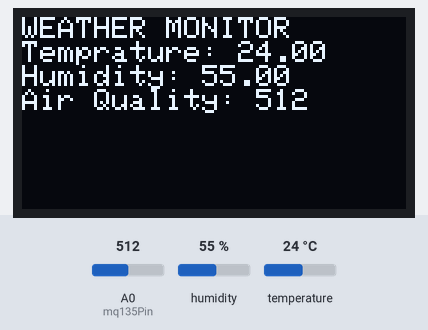
This sketch was run on a simulated ESP8266 (NodeMCU). On the bench: 128×64 one-colour display. The inputs (shaded band) are chosen by the test bench; at power-on: humidity 55 %, A0 (mq135Pin) = 512, temperature 24 °C. WiFi joins after 1.5 s; servers stay silent unless stated; what the sketch prints to the serial monitor is not drawn.

Above: at 2.7 s.
2.8 s: humidity set to 22 %
At 7.0 s:
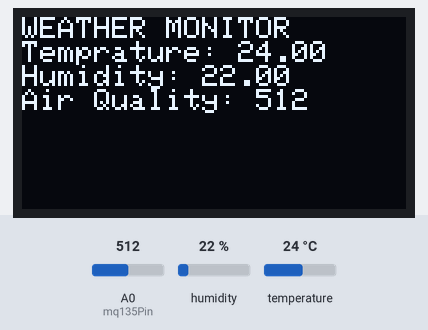
8.8 s: A0 (mq135Pin) set to 716
At 12.6 s:
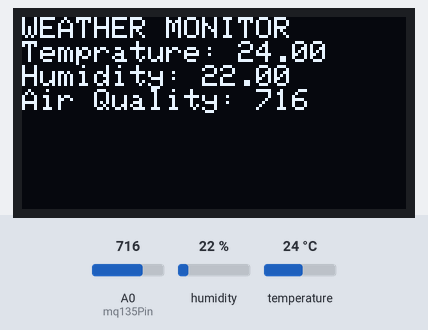
14.8 s: temperature set to 12 °C
At 18.2 s:
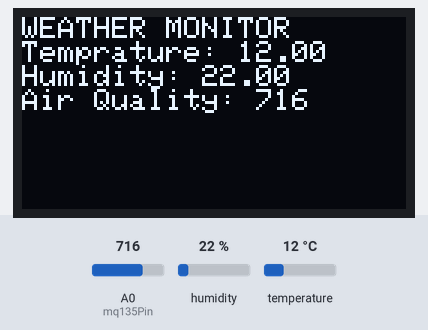
20.8 s: A0 (mq135Pin) set to 900
At 22.6 s:
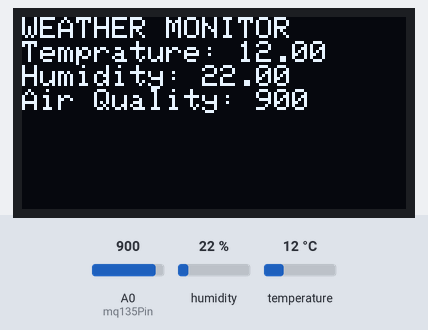
26.8 s: humidity set to 40 %
At 28.3 s:
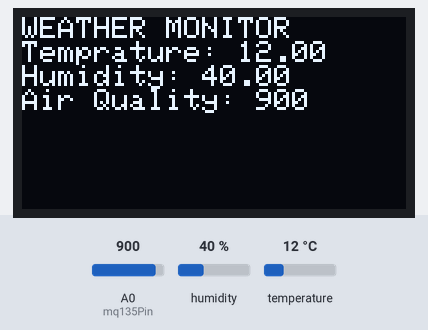
32.8 s: A0 (mq135Pin) set to 1023
At 38.3 s:
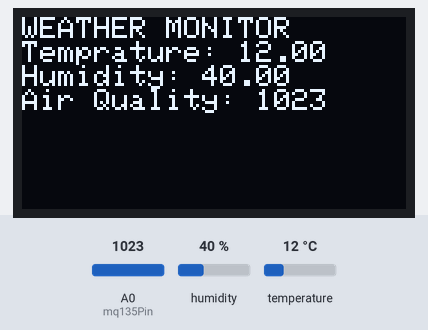
Timing chart, 0 to 39.8 s (numbered marks = the images above; inputs shaded):
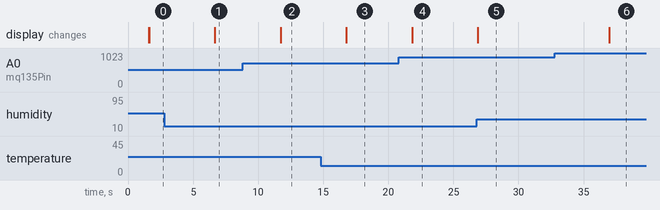

The sketch:

WetMo.ino
```cpp
#include <ESP8266WiFi.h>
#include <DHT.h>
#include <OakOLED.h>

// WiFi Credentials
const char* ssid = "vivo 1820";
const char* password = "12345678";

// Pin Definitions
#define DHTPIN D4
#define DHTTYPE DHT11
const int mq135Pin = A0;

DHT dht(DHTPIN, DHTTYPE);
OakOLED oled;
WiFiServer server(80);

void setup() {
  Serial.begin(115200);
  dht.begin();
  oled.begin();

  // Connect to WiFi
  WiFi.begin(ssid, password);
  oled.clearDisplay();
  oled.setCursor(0, 0);
  oled.setTextSize(1);
  oled.setTextColor(1);
  oled.println("Connecting...");
  oled.display();

  while (WiFi.status() != WL_CONNECTED) {
    delay(500);
    Serial.print(".");
  }

  // Print IP on Serial & OLED
  Serial.println("\nWiFi connected");
  Serial.print("IP address: ");
  Serial.println(WiFi.localIP());

  oled.clearDisplay();
  oled.setCursor(0, 0);
  oled.println("WiFi Connected");
  oled.println(WiFi.localIP());
  oled.display();

  server.begin();
}

void loop() {
  float h = dht.readHumidity();
  float t = dht.readTemperature();
  int airRaw = analogRead(mq135Pin);

  // Check for invalid values
  if (isnan(h) || isnan(t)) {
    Serial.println("❌ DHT Reading Failed");
    return;
  }

  // Print to Serial Monitor
  Serial.print("Temp: "); Serial.print(t); Serial.print(" °C, ");
  Serial.print("Humid: "); Serial.print(h); Serial.print(" %, ");
  Serial.print("Air (raw): "); Serial.println(airRaw);

  // Display on OLED
  oled.clearDisplay();
  oled.setCursor(0, 0);
  oled.setTextSize(1);
  oled.println("WEATHER MONITOR");
  oled.print("Temprature: "); oled.println(t);
  oled.print("Humidity: "); oled.println(h);
  oled.print("Air Quality: "); oled.println(airRaw);
  oled.display();

  WiFiClient client = server.available();
  if (client) {
    String html = "HTTP/1.1 200 OK\r\nContent-Type: text/html\r\n\r\n";
    html += "<!DOCTYPE html><html><head><meta charset='UTF-8'>";
    html += "<title>Weather Monitoring Dashboard</title>";
    html += "<style>";
    html += "body { font-family: Arial, sans-serif; background: #eaf2f8; margin: 0; padding: 0; display: flex; justify-content: center; align-items: center; height: 100vh; }";
    html += ".card { background: #ffffff; padding: 40px; width: 50vw; max-width: 600px;";
    html += "box-shadow: 0 10px 30px rgba(0,0,0,0.2); border-radius: 20px; }";
    html += "h2 { font-size: 32px; color: #2e86c1; margin-bottom: 30px; }";
    html += "p { font-size: 24px; margin: 20px 0; color: #333333; }";
    html += "b { color: #000000; }";
    html += "</style></head><body>";


  html += "<div class='card'>";
  html += "<h2>📡 Weather Monitoring Dashboard</h2>";
  html += "<p><b>🌡️ Temperature:</b> " + String(t) + " °C</p>";
  html += "<p><b>💧 Humidity:</b> " + String(h) + " %</p>";
  html += "<p><b>🌫️ Air Quality:</b> " + String(airRaw) + " (PPM)</p>";
  html += "</div></body></html>";

  client.print(html);
  delay(1);
  client.stop();
}


  delay(5000); // Wait 5 sec before next reading
}
```

Measured:
- after the input at 2.8 s, the display: changes after 3.9 s (image 1)
- after the input at 8.8 s, the display: changes after 2.9 s (image 2)
- after the input at 14.8 s, the display: changes after 2.0 s (image 3)
- after the input at 20.8 s, the display: changes after 1.0 s (image 4)
- after the input at 26.8 s, the display: changes after 0.08 s (image 5)
- after the input at 32.8 s, the display: changes after 4.2 s (image 6)
